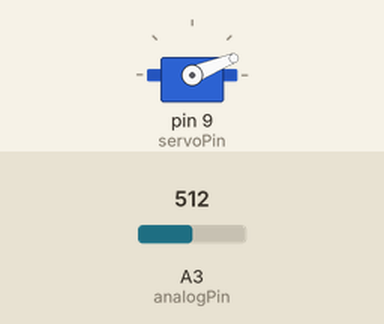
Bench run of a sketch on a simulated Arduino Uno, built with avr-gcc and run on an emulated ATmega328P. On the bench: servo. Inputs (shaded band) come from the test bench; at power-on: A3 (analogPin) = 512. What the sketch prints to the serial monitor is not drawn.

Above: at 2.6 s.
Timing chart, 0 to 4.1 s (numbered marks = the images above):
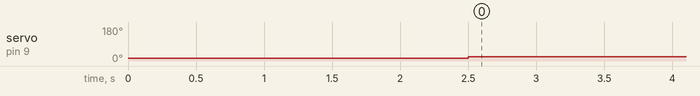

The sketch:

esc.ino
```cpp
#include <Servo.h>

Servo myservo;

int val;                                   //Value for motor speed.
int analogPin = 3;                         //Potentiometer on pin 3
int servoPin = 9;                          //Servo on pin 9
int armValue=700;                           // "zero" position for arming ESC. As some wont arm with a '0' value fromthe arduino.

void arm(){                                //Arming sequence of sending a minimum or 'joystick zero' for 2 seconds to simulate radio gear is ON and operational.
  myservo.write(armValue);
  delay(2500);
}

void setup() {

  Serial.begin(9600);
  myservo.attach(servoPin);
  arm();
}

void loop(){
  int val = analogRead(analogPin);         //Make a analogue reading. This is from 0-1023
  val = map(val, 0, 1023, armValue, 180);  //Scale input to use it with the servo ie from the arming value to 180.
  myservo.write(22);                      //Send servo position - Motor speed to ESC.
  Serial.println(val);                     //Send servo
  delay(100);                              //pause for 1/10 second.
}
```

Measured:
- by itself, servo on pin 9 (servoPin): 15° → 22° at 2.5 s
